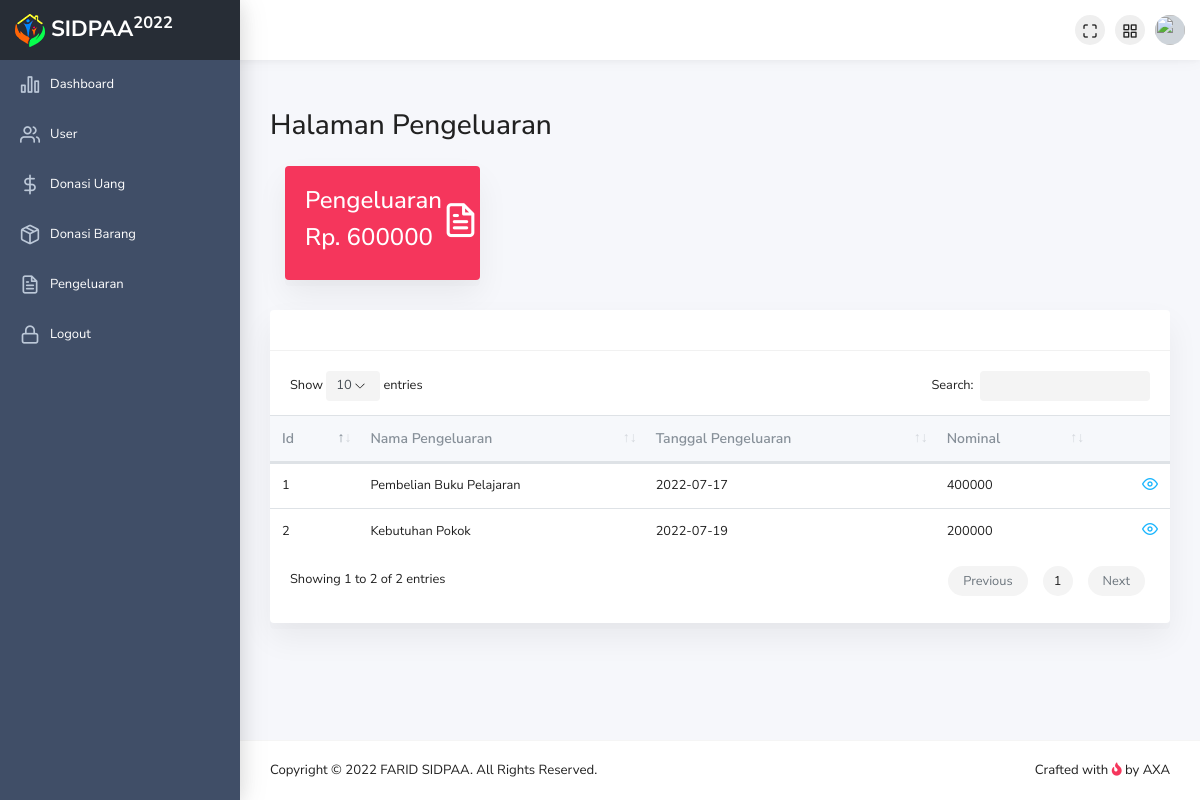
The page /index.php/pengeluaran on the database its author committed.
### tables this page shows
CREATE TABLE `pengeluaran` (
  `id` int(11) NOT NULL,
  `nama_pengeluaran` varchar(255) NOT NULL,
  `tgl_pengeluaran` date NOT NULL,
  `nominal` int(50) NOT NULL
);

### application/controllers/Pengeluaran.php (called while the page is built, shortened)
<?php
class Pengeluaran extends CI_Controller
{
    public function __construct()
    {
        $this->load->model('Pengeluaran_model');
        $this->load->model('User_model', 'userrole');
    }
    public function index()
    {
        $data['judul'] = "Halaman Pengeluaran";
        $data['user'] = $this->userrole->getBy();
        $data['userr'] = $this->userrole->get();
        $data['c_user'] = $this->userrole->count_user();
        $data['pengeluaran'] = $this->Pengeluaran_model->get();
        $data['c_pengeluaran'] = $this->Pengeluaran_model->count_p();
        $this->load->view("layout/header", $data);
        $this->load->view("pengeluaran/vw_pengeluaran", $data);
        $this->load->view("layout/footer", $data);
    }
}

### index.php (called while the page is built, shortened)
<?php
require_once BASEPATH.'core/CodeIgniter.php';

### application/models/Pengeluaran_model.php (called while the page is built, shortened)
<?php
class Pengeluaran_model extends CI_Model
{
    public $table = 'pengeluaran';
    public function get()
    {
        $this->db->from($this->table);
        $query = $this->db->get();
        return $query->result_array();
    }
}

### application/views/pengeluaran/vw_pengeluaran.php (the view, shortened to what this page needs)
<div class="main-content">
    <div class="container-fluid">
        <h1 class="h3 mb-4 text-gray-800"><?php echo $judul; ?></h1>
        <div class="row">
            <div class="col-md-12">
                <div class="col-lg-3 col-md-6 col-sm-12">
                    <div class="widget bg-danger">
                        <div class="widget-body">
                            <div class="d-flex justify-content-between align-items-center">
                                <div class="state">
                                    <h4>Pengeluaran</h4>
                                    <h4>Rp.
                                        <?php
                                        $ptotal  = 0;
                                        ?>
                                        <?php foreach ($pengeluaran as $p) :
                                            $ptotal += $p['nominal'];
                                        ?>
                                        <?php endforeach; ?>
                                        <?= $ptotal ?>
                                    </h4>
                                </div>
                                <div class="icon">
                                    <i class="ik ik-file-text"></i>
                                </div>
                            </div>
                        </div>
                    </div>
                </div>
                <div class="card">
                    <div class="card-header">
                    </div>
                    <div class="card-body">
                        <table id="data_table" class="table">
                            <thead>
                                <tr>
                                    <th>Id</th>
                                    <th>Nama Pengeluaran</th>
                                    <th>Tanggal Pengeluaran</th>
                                    <th>Nominal</th>
                                    <th class="nosort">&nbsp;</th>
                                </tr>
                            </thead>
                            <tbody>
                                <?php $i = 1; ?>
                                <?php foreach ($pengeluaran as $us) : ?>
                                    <tr>
                                        <td> <?= $i; ?></td>
                                        <td><?= $us['nama_pengeluaran']; ?></td>
                                        <td><?= $us['tgl_pengeluaran']; ?></td>
                                        <td><?= $us['nominal']; ?></td>
                                        <td>
                                            <div class="table-actions">
                                                <a href="<?= base_url('Pengeluaran/detail/') . $us['id']; ?>" class="ik ik-eye text-blue"></a>
                                            </div>
                                        </td>
                                    </tr>
                                    <?php $i++; ?>
                                <?php endforeach; ?>
                            </tbody>
                        </table>
                    </div>
                </div>
            </div>
        </div>
    </div>
</div>

### rows shown on the page
pengeluaran: nama_pengeluaran "Pembelian Buku Pelajaran", tgl_pengeluaran "2022-07-17", nominal "400000"
pengeluaran: nama_pengeluaran "Kebutuhan Pokok", tgl_pengeluaran "2022-07-19", nominal "200000"

### other values the page prints
$judul "Halaman Pengeluaran"
$ptotal "600000"
